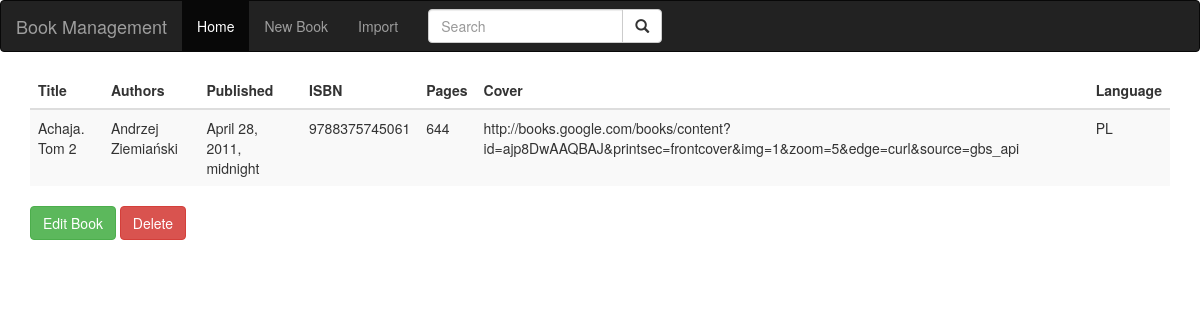
/book/2/, run on the app's committed database.
### books_app/models.py (models this page shows, shortened)
class Book(models.Model):
    title = models.CharField(max_length=50)
    authors = models.CharField(max_length=50)
    published_date = models.DateTimeField()
    isbn_number = models.CharField(max_length=13)
    page_count = models.PositiveSmallIntegerField()
    cover_link = models.URLField()
    language = models.CharField(max_length=3)
    create_date = models.DateTimeField(default=django.utils.timezone.now)

### books_app/views.py (the view)
# urls.py: path('book/<int:pk>/', BookDetailView.as_view(), name='book_detail'),
class BookDetailView(DetailView):
    model = Book
    template_name = 'books_app/detail.html'
    context_object_name = 'book'

### books_app/templates/books_app/detail.html
{% extends 'books_app/base.html' %}
{% block content %}
    <div class="container">
      <table class="table table-striped">
        <thead>
          <tr>
            <th>Title</th>
            <th>Authors</th>
            <th>Published</th>
            <th>ISBN</th>
            <th>Pages</th>
            <th>Cover</th>
            <th>Language</th>
          </tr>
        </thead>
          <tbody>
            <tr>
              <td>{{ book.title }}</td>
              <td>{{ book.authors }}</td>
              <td>{{ book.published_date }}</td>
              <td>{{ book.isbn_number }}</td>
              <td>{{ book.page_count }}</td>
              <td>{{ book.cover_link }}</td>
              <td>{{ book.language }}</td>
            </tr>
          </tbody>
      </table>
      <div class="form-group">
          <a href="{% url 'book_update' book.id %}" class="btn btn-success">Edit Book</a>
          <a href="{% url 'book_delete' book.id %}" class="btn btn-danger">Delete</a>
      </div>
    </div>
{% endblock content %}

### data on the page
Book: title "Achaja. Tom 2", authors "Andrzej Ziemiański", published_date "April 28, 2011, midnight", isbn_number "9788375745061", page_count "644", cover_link "http://books.google.com/books/content?id=ajp8DwAAQBAJ&printsec=frontcover&img=1&zoom=5&edge=curl&source=gbs_api", language "PL"
